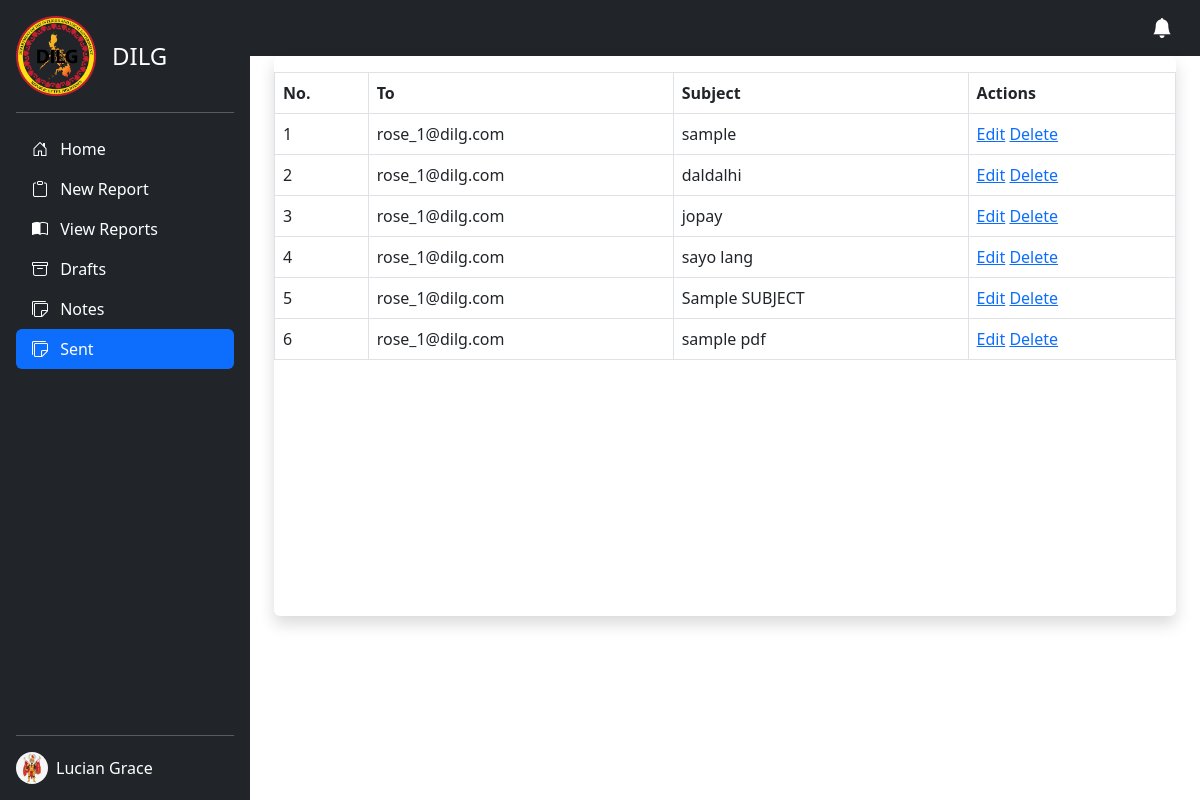
The page /admin/sent.php (signed in) on the database as committed earlier.
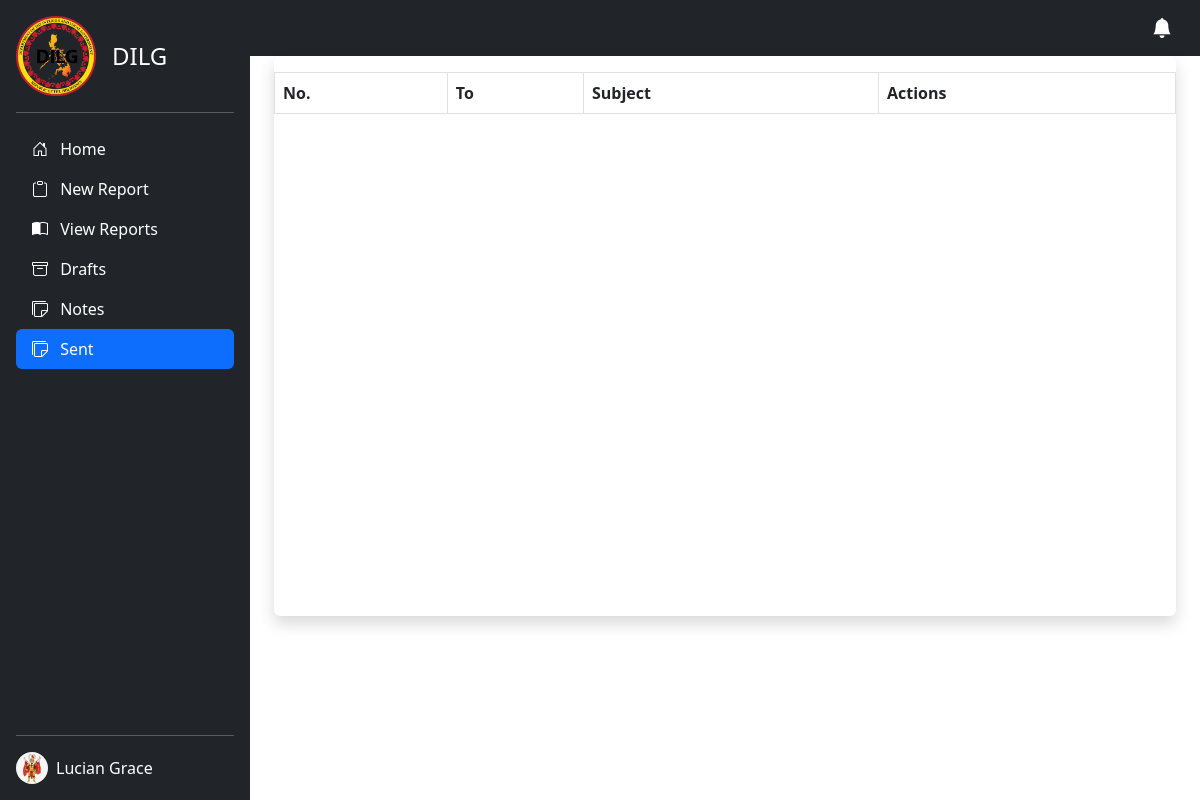
The same page on the database as committed later.
### tables this page shows
CREATE TABLE `sent` (
  `id` int(11) NOT NULL,
  `user_id` varchar(50) NOT NULL,
  `report_id` varchar(50) NOT NULL,
  `from_user` varchar(50) NOT NULL,
  `to_user` varchar(50) NOT NULL,
  `barangay` varchar(10000) NOT NULL,
  `subject` varchar(50) NOT NULL,
  `opr` varchar(100) NOT NULL,
  `message` longtext NOT NULL,
  `duration` varchar(50) NOT NULL,
  `pdf_files` blob NOT NULL,
  `status` int(225) NOT NULL,
  `notif_status` int(11) NOT NULL,
  `date_start` datetime NOT NULL,
  `date_end` datetime NOT NULL,
  `deadline` int(11) NOT NULL,
  `date_created` date NOT NULL,
  `time_created` time NOT NULL,
  `date_updated` date NOT NULL,
  `time_updated` time NOT NULL
);

### admin/sent.php (the view, shortened to what the changed rows need)
<?php
include 'images.php';
$email = $_SESSION['username'];
?>
<!DOCTYPE html>
<html lang="en">
<head>
    <link href="https://cdn.jsdelivr.net/npm/bootstrap@5.3.0-alpha1/dist/css/bootstrap.min.css" rel="stylesheet">
    <link rel="stylesheet" href="https://cdnjs.cloudflare.com/ajax/libs/bootstrap-icons/1.10.3/font/bootstrap-icons.min.css" />
</head>
<body>
    <main class="d-flex">
        <div class="container-fluid p-0">
            <div class="card shadow py-3 mx-4" style="border: none; min-height: 35rem;">
                <table class="table table-bordered" id="data">
                    <thead>
                        <tr>
                            <th>No.</th>
                            <th>To</th>
                            <th>Subject</th>
                            <th>Actions</th>
                        </tr>
                    </thead>
                    <tbody>
                        <?php
                        $sql = "SELECT * FROM sent WHERE from_user ='$email'";
                        $run = mysqli_query($conn, $sql);
                        if (mysqli_num_rows($run) > 0) {
                            $count = 0;
                            foreach ($run as $row) {
                                $report_id = $row['report_id'];
                                $ciphering = "AES-128-CTR";
                                $options = 0;
                                $encryption_iv = '1234567891011121';
                                $encryption_key = "TeamAgnat";
                                $encryption = openssl_encrypt(
                                    $report_id,
                                    $ciphering,
                                    $encryption_key,
                                    $options,
                                    $encryption_iv
                                );
                                $view_link = "view-sent.php?rid=" . $encryption;
                                $edit_link = "edit-sent.php?rid=" . $encryption;
                                $delete_link = "delete-sent.php?rid=" . $encryption;
                                $count++;
                        ?>
                                <tr class="clickable-row" data-href="<?php echo $view_link ?>" style="cursor:pointer;">
                                    <td><?php echo $count; ?></td>
                                    <td><?php echo $row['from_user'] ?></td>
                                    <td><?php echo $row['subject'] ?></td>
                                    <td>
                                        <a href="<?php echo $edit_link ?>">Edit</a>
                                        <a href="<?php echo $delete_link ?>" onClick="return confirm('Delete This report?')">Delete</a>
                                    </td>
                                </tr>
                        <?php
                            }
                        }
                        ?>
                    </tbody>
                </table>
            </div>
        </div>
    </main>
</body>
</html>

Rows that differ between the two databases and show on the page:
removed sent: from_user "rose_1@dilg.com", subject "sample"
removed sent: from_user "rose_1@dilg.com", subject "daldalhi"
removed sent: from_user "rose_1@dilg.com", subject "jopay"
removed sent: from_user "rose_1@dilg.com", subject "sayo lang"
removed sent: from_user "rose_1@dilg.com", subject "Sample SUBJECT"
removed sent: from_user "rose_1@dilg.com", subject "sample pdf"
